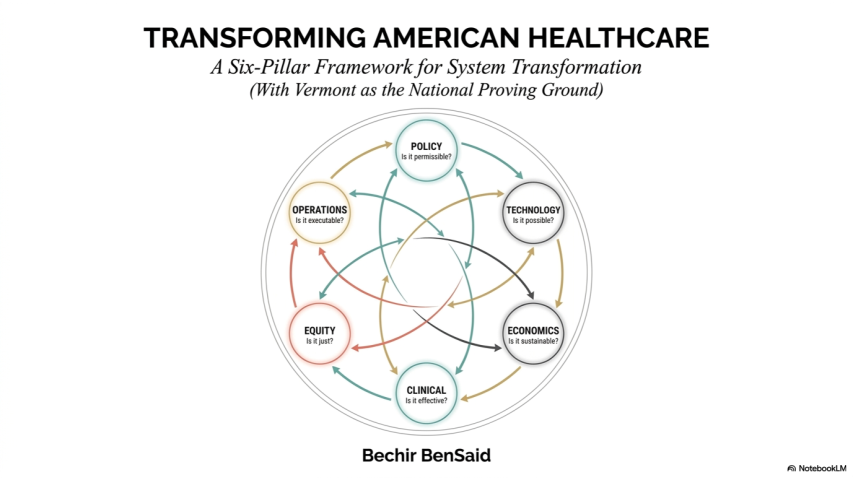
#> input picture Book_potential_slides/Architecture_of_Healthcare_Reform_Cover.png, 1706 x 959 px (shown at 1/2 size)
$ python prepare_cover.py
#> lines starting #> are read from the running program, lines starting #| are printed output that depends on the picture
#!/usr/bin/env python3
"""
prepare_cover.py — install the author's supplied cover art as book-build/cover.png.

Source: "Book_potential_slides/Architecture_of_Healthcare_Reform_Cover.png"
(installed 2026-08-05). This is the corrected art — the earlier slide had
"Ie it just?" in the EQUITY circle.

The folder offers the same slide as .png/.jpg/.svg/.pptx/.odp. The PNG is the
one to use: the SVG is not vector art but a single base64 bitmap in an <svg>
wrapper (zero <text> elements), so it carries no resolution advantage, and the
pptx/odp embed that same bitmap. PNG over JPG because this is line art on flat
white, where JPEG ringing shows on the circle strokes.

The slide carries its own title block and a "Bechir BenSaid" / NotebookLM
byline baked into the pixels; both are cropped away here so the page's own
title block is the only title.

One further thing needs doing before it can be embedded: RGBA -> RGB on white.
Word/Docs handle a transparent PNG inconsistently, and the .docx round-trip
through Google Docs can flatten it onto black.

Run again any time the author replaces the source file.

    python3 book-build/prepare_cover.py
"""
from PIL import Image
import os

HERE = os.path.dirname(os.path.abspath(__file__))
SRC = os.path.join(HERE, '..', 'Book_potential_slides',
                   'Architecture_of_Healthcare_Reform_Cover.png')
OUT = os.path.join(HERE, 'cover.png')

im = Image.open(SRC)
#> im is the input picture: PIL image 1706x959 RGB; mean R, G, B 246.3, 246.3, 245.9
if im.mode in ('RGBA', 'LA', 'P'):
    flat = Image.new('RGB', im.size, 'white')
    rgba = im.convert('RGBA')
    flat.paste(rgba, mask=rgba.split()[-1])
    im = flat
else:
    im = im.convert('RGB')

w, h = im.size
#> w = 1706; h = 959

# Isolate the diagram from the slide's own title block and byline.
#
# Both sit on flat white and are separated from the artwork by full-width bands
# of blank rows, so we find them rather than hard-coding fractions — the earlier
# version's measurements were tied to one specific export and broke silently
# when the source changed. On the 1376x768 slide the bands come out as:
#
#     41-74, 90-123, 129-158   the three title lines
#     171-700                  the diagram          <- tallest, the one we want
#     720-742, 748-757         "Bechir BenSaid" / NotebookLM
#
# The diagram is reliably the tallest band: it is the artwork, and the text
# lines are single rows of type by comparison.
gray = im.convert('L')
px = gray.load()
row_has_ink = [any(px[x, y] < 240 for x in range(w)) for y in range(h)]
#> row_has_ink = 959 items, first 6: False, False, False, False, False, False

bands, start = [], None
for y, inked in enumerate(row_has_ink):
    if inked and start is None:
        start = y
    elif not inked and start is not None:
        bands.append((start, y - 1)); start = None
#> this loop made 959 passes
#> inked on passes 1 to 12: False, False, False, False, False, False, False, False, False, False, False, False
#> after the loop, bands = [(54, 95), (116, 156), (164, 199), (215, 871), (895, 923), (930, 942)]
if start is not None:
    bands.append((start, h - 1))

top, bot = max(bands, key=lambda b: b[1] - b[0])
#> top = 215; bot = 871

# Column bounds measured inside the diagram band only, so the wider title text
# above it cannot drag the left/right edges out.
cols = [x for x in range(w)
        if any(px[x, y] < 240 for y in range(top, bot + 1))]
#> cols = 665 values from 521 to 1185
left, right = cols[0], cols[-1]
#> left = 521; right = 1185

pad = 12
im = im.crop((max(0, left - pad), max(0, top - pad),
              min(w, right + 1 + pad), min(h, bot + 1 + pad)))
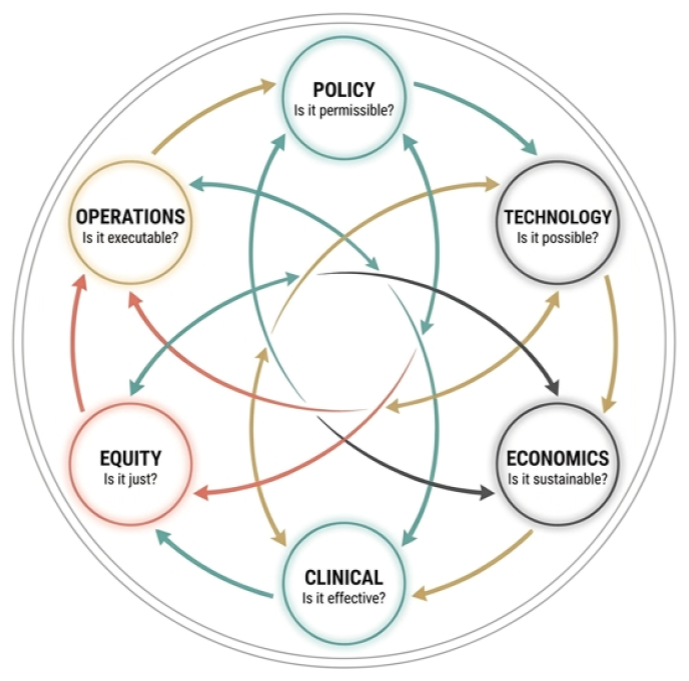
#> im: PIL image 689x681 RGB; mean R, G, B 243.6, 243.7, 242.3

# The slide is a 1376px-wide export, so the diagram is only ~560px of real
# pixels — soft at print size. Lanczos to 4x is interpolation, not detail, but
# it stops the .docx renderer doing its own cruder scaling on the way to PDF.
im = im.resize((im.width * 4, im.height * 4), Image.LANCZOS)
#> im: PIL image 2756x2724 RGB

# Line art on flat white: a 256-colour palette is visually lossless here and
# roughly halves the file, which matters because the image is embedded in the
# .docx and round-trips through Google Docs.
im = im.quantize(colors=256, method=Image.MEDIANCUT, dither=Image.NONE)
#> im: PIL image 2756x2724 P
im.save(OUT, optimize=True, dpi=(300, 300))

print(f"wrote {OUT} {im.size}  "
      f"({im.size[0]/6.30:.0f} DPI at 6.30in wide, {os.path.getsize(OUT):,} bytes)")
#| wrote book-build/cover.png (2756, 2724)  (437 DPI at 6.30in wide, 962,129 bytes)
